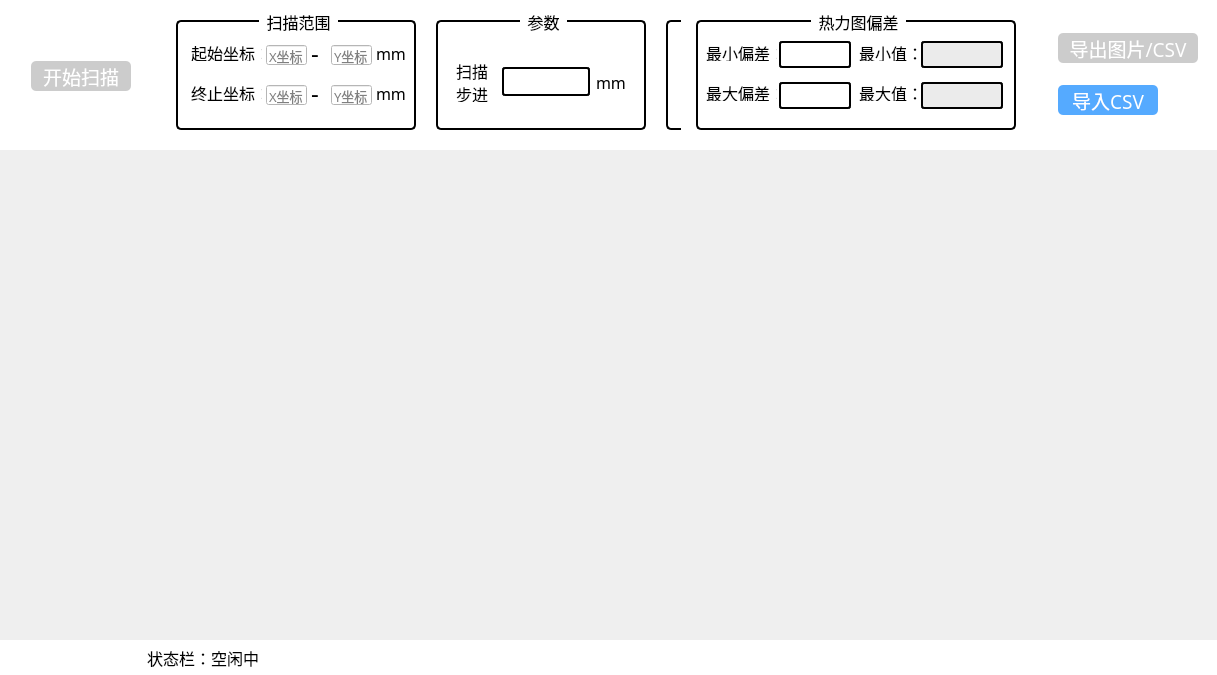
<?xml version="1.0" encoding="UTF-8"?>
<ui version="4.0">
 <class>TestPageClass</class>
 <widget class="QWidget" name="TestPageClass">
  <property name="geometry">
   <rect>
    <x>0</x>
    <y>0</y>
    <width>1217</width>
    <height>675</height>
   </rect>
  </property>
  <property name="windowTitle">
   <string>TestPage</string>
  </property>
  <layout class="QHBoxLayout" name="horizontalLayout">
   <property name="leftMargin">
    <number>0</number>
   </property>
   <property name="topMargin">
    <number>0</number>
   </property>
   <property name="rightMargin">
    <number>0</number>
   </property>
   <property name="bottomMargin">
    <number>0</number>
   </property>
   <item>
    <widget class="QWidget" name="widget" native="true">
     <layout class="QVBoxLayout" name="verticalLayout">
      <property name="spacing">
       <number>0</number>
      </property>
      <property name="leftMargin">
       <number>0</number>
      </property>
      <property name="topMargin">
       <number>0</number>
      </property>
      <property name="rightMargin">
       <number>0</number>
      </property>
      <property name="bottomMargin">
       <number>0</number>
      </property>
      <item>
       <widget class="QWidget" name="widget_2" native="true">
        <property name="minimumSize">
         <size>
          <width>0</width>
          <height>100</height>
         </size>
        </property>
        <property name="maximumSize">
         <size>
          <width>16777215</width>
          <height>150</height>
         </size>
        </property>
        <property name="styleSheet">
         <string notr="true">background-color: rgb(255, 255, 255);</string>
        </property>
        <layout class="QHBoxLayout" name="horizontalLayout_3">
         <property name="spacing">
          <number>10</number>
         </property>
         <property name="rightMargin">
          <number>9</number>
         </property>
         <item>
          <widget class="QWidget" name="widget_6" native="true">
           <property name="minimumSize">
            <size>
             <width>150</width>
             <height>0</height>
            </size>
           </property>
           <property name="maximumSize">
            <size>
             <width>150</width>
             <height>16777215</height>
            </size>
           </property>
           <widget class="QPushButton" name="btnScanStart">
            <property name="enabled">
             <bool>false</bool>
            </property>
            <property name="geometry">
             <rect>
              <x>20</x>
              <y>50</y>
              <width>100</width>
              <height>30</height>
             </rect>
            </property>
            <property name="minimumSize">
             <size>
              <width>0</width>
              <height>30</height>
             </size>
            </property>
            <property name="maximumSize">
             <size>
              <width>100</width>
              <height>30</height>
             </size>
            </property>
            <property name="font">
             <font>
              <family>微软雅黑</family>
              <pointsize>14</pointsize>
             </font>
            </property>
            <property name="cursor">
             <cursorShape>PointingHandCursor</cursorShape>
            </property>
            <property name="styleSheet">
             <string notr="true">




QPushButton {
    background-color: rgb(85, 170, 255);
    border-radius:5px;
 	color: rgb(255, 255, 255);
}

QPushButton:disabled {
    background-color: #CCCCCC; /* 置灰颜色 */
    border-radius:5px;
 	color: rgb(255, 255, 255);
}</string>
            </property>
            <property name="text">
             <string>开始扫描</string>
            </property>
           </widget>
          </widget>
         </item>
         <item>
          <widget class="QGroupBox" name="groupBoxX">
           <property name="minimumSize">
            <size>
             <width>250</width>
             <height>120</height>
            </size>
           </property>
           <property name="maximumSize">
            <size>
             <width>250</width>
             <height>120</height>
            </size>
           </property>
           <property name="font">
            <font>
             <family>微软雅黑</family>
             <pointsize>12</pointsize>
            </font>
           </property>
           <property name="layoutDirection">
            <enum>Qt::LeftToRight</enum>
           </property>
           <property name="styleSheet">
            <string notr="true">#groupBoxX{border:2px solid rgb(0, 0, 0);
border-radius:5px;margin:5px;}
#groupBoxX::title {
    subcontrol-origin: margin;
    subcontrol-position: top center; /* 默认居中 */
    margin-top: -10px; /* 关键：将标题本身上移10像素 */
    padding: 0 5px;
}</string>
           </property>
           <property name="title">
            <string>扫描范围</string>
           </property>
           <property name="alignment">
            <set>Qt::AlignHCenter|Qt::AlignTop</set>
           </property>
           <widget class="QLabel" name="label">
            <property name="geometry">
             <rect>
              <x>20</x>
              <y>30</y>
              <width>71</width>
              <height>16</height>
             </rect>
            </property>
            <property name="font">
             <font>
              <family>微软雅黑</family>
              <pointsize>12</pointsize>
             </font>
            </property>
            <property name="text">
             <string>起始坐标：</string>
            </property>
           </widget>
           <widget class="QLabel" name="label_2">
            <property name="geometry">
             <rect>
              <x>20</x>
              <y>70</y>
              <width>71</width>
              <height>16</height>
             </rect>
            </property>
            <property name="font">
             <font>
              <family>微软雅黑</family>
              <pointsize>12</pointsize>
             </font>
            </property>
            <property name="text">
             <string>终止坐标：</string>
            </property>
           </widget>
           <widget class="QLineEdit" name="lineEdit_start_X">
            <property name="geometry">
             <rect>
              <x>95</x>
              <y>30</y>
              <width>41</width>
              <height>20</height>
             </rect>
            </property>
            <property name="font">
             <font>
              <family>微软雅黑</family>
              <pointsize>10</pointsize>
             </font>
            </property>
            <property name="placeholderText">
             <string extracomment="X坐标">X坐标</string>
            </property>
           </widget>
           <widget class="QLabel" name="label_3">
            <property name="geometry">
             <rect>
              <x>140</x>
              <y>30</y>
              <width>16</width>
              <height>16</height>
             </rect>
            </property>
            <property name="font">
             <font>
              <family>微软雅黑</family>
              <pointsize>18</pointsize>
             </font>
            </property>
            <property name="text">
             <string>-</string>
            </property>
           </widget>
           <widget class="QLineEdit" name="lineEdit_start_Y">
            <property name="geometry">
             <rect>
              <x>160</x>
              <y>30</y>
              <width>41</width>
              <height>20</height>
             </rect>
            </property>
            <property name="font">
             <font>
              <family>微软雅黑</family>
              <pointsize>10</pointsize>
             </font>
            </property>
            <property name="inputMask">
             <string/>
            </property>
            <property name="placeholderText">
             <string>Y坐标</string>
            </property>
           </widget>
           <widget class="QLineEdit" name="lineEdit_end_X">
            <property name="geometry">
             <rect>
              <x>95</x>
              <y>70</y>
              <width>41</width>
              <height>20</height>
             </rect>
            </property>
            <property name="font">
             <font>
              <family>微软雅黑</family>
              <pointsize>10</pointsize>
             </font>
            </property>
            <property name="placeholderText">
             <string>X坐标</string>
            </property>
           </widget>
           <widget class="QLineEdit" name="lineEdit_end_Y">
            <property name="geometry">
             <rect>
              <x>160</x>
              <y>70</y>
              <width>41</width>
              <height>20</height>
             </rect>
            </property>
            <property name="font">
             <font>
              <family>微软雅黑</family>
              <pointsize>10</pointsize>
             </font>
            </property>
            <property name="placeholderText">
             <string>Y坐标</string>
            </property>
           </widget>
           <widget class="QLabel" name="label_4">
            <property name="geometry">
             <rect>
              <x>140</x>
              <y>70</y>
              <width>16</width>
              <height>16</height>
             </rect>
            </property>
            <property name="font">
             <font>
              <family>微软雅黑</family>
              <pointsize>18</pointsize>
             </font>
            </property>
            <property name="text">
             <string>-</string>
            </property>
           </widget>
           <widget class="QLabel" name="label_11">
            <property name="geometry">
             <rect>
              <x>205</x>
              <y>30</y>
              <width>31</width>
              <height>16</height>
             </rect>
            </property>
            <property name="font">
             <font>
              <family>微软雅黑</family>
              <pointsize>12</pointsize>
             </font>
            </property>
            <property name="text">
             <string>mm</string>
            </property>
           </widget>
           <widget class="QLabel" name="label_12">
            <property name="geometry">
             <rect>
              <x>205</x>
              <y>70</y>
              <width>31</width>
              <height>16</height>
             </rect>
            </property>
            <property name="font">
             <font>
              <family>微软雅黑</family>
              <pointsize>12</pointsize>
             </font>
            </property>
            <property name="text">
             <string>mm</string>
            </property>
           </widget>
          </widget>
         </item>
         <item>
          <widget class="QGroupBox" name="groupBoxCY">
           <property name="maximumSize">
            <size>
             <width>220</width>
             <height>120</height>
            </size>
           </property>
           <property name="font">
            <font>
             <family>微软雅黑</family>
             <pointsize>12</pointsize>
            </font>
           </property>
           <property name="styleSheet">
            <string notr="true">#groupBoxCY{border:2px solid rgb(0, 0, 0);
border-radius:5px;margin:5px;}
#groupBoxCY::title {
    subcontrol-origin: margin;
    subcontrol-position: top center; /* 默认居中 */
    margin-top: -10px; /* 关键：将标题本身上移10像素 */
    padding: 0 5px;
}</string>
           </property>
           <property name="title">
            <string>参数</string>
           </property>
           <layout class="QVBoxLayout" name="verticalLayout_3">
            <property name="spacing">
             <number>0</number>
            </property>
            <property name="topMargin">
             <number>0</number>
            </property>
            <item>
             <widget class="QWidget" name="widget_4" native="true">
              <property name="maximumSize">
               <size>
                <width>200</width>
                <height>50</height>
               </size>
              </property>
              <layout class="QHBoxLayout" name="horizontalLayout_2">
               <property name="spacing">
                <number>6</number>
               </property>
               <property name="topMargin">
                <number>0</number>
               </property>
               <property name="bottomMargin">
                <number>0</number>
               </property>
               <item>
                <widget class="QLabel" name="label_5">
                 <property name="minimumSize">
                  <size>
                   <width>40</width>
                   <height>40</height>
                  </size>
                 </property>
                 <property name="maximumSize">
                  <size>
                   <width>40</width>
                   <height>40</height>
                  </size>
                 </property>
                 <property name="font">
                  <font>
                   <family>微软雅黑</family>
                   <pointsize>12</pointsize>
                  </font>
                 </property>
                 <property name="text">
                  <string>扫描步进</string>
                 </property>
                 <property name="wordWrap">
                  <bool>true</bool>
                 </property>
                </widget>
               </item>
               <item>
                <widget class="QLineEdit" name="lineEdit_scanStep">
                 <property name="minimumSize">
                  <size>
                   <width>50</width>
                   <height>0</height>
                  </size>
                 </property>
                 <property name="maximumSize">
                  <size>
                   <width>100</width>
                   <height>16777215</height>
                  </size>
                 </property>
                 <property name="font">
                  <font>
                   <family>微软雅黑</family>
                   <pointsize>12</pointsize>
                  </font>
                 </property>
                 <property name="styleSheet">
                  <string notr="true">border:2px solid rgb(0, 0, 0);
border-radius:3px;</string>
                 </property>
                </widget>
               </item>
               <item>
                <widget class="QLabel" name="label_6">
                 <property name="font">
                  <font>
                   <family>微软雅黑</family>
                   <pointsize>12</pointsize>
                  </font>
                 </property>
                 <property name="text">
                  <string>mm</string>
                 </property>
                 <property name="wordWrap">
                  <bool>true</bool>
                 </property>
                </widget>
               </item>
              </layout>
             </widget>
            </item>
           </layout>
          </widget>
         </item>
         <item>
          <widget class="QWidget" name="widget_5" native="true">
           <property name="maximumSize">
            <size>
             <width>20</width>
             <height>16777215</height>
            </size>
           </property>
           <layout class="QHBoxLayout" name="horizontalLayout_4">
            <property name="spacing">
             <number>0</number>
            </property>
            <property name="leftMargin">
             <number>0</number>
            </property>
            <property name="topMargin">
             <number>0</number>
            </property>
            <property name="rightMargin">
             <number>0</number>
            </property>
            <property name="bottomMargin">
             <number>0</number>
            </property>
            <item>
             <widget class="QGroupBox" name="groupBoxX_2">
              <property name="minimumSize">
               <size>
                <width>150</width>
                <height>120</height>
               </size>
              </property>
              <property name="maximumSize">
               <size>
                <width>150</width>
                <height>120</height>
               </size>
              </property>
              <property name="font">
               <font>
                <family>微软雅黑</family>
                <pointsize>12</pointsize>
               </font>
              </property>
              <property name="layoutDirection">
               <enum>Qt::LeftToRight</enum>
              </property>
              <property name="styleSheet">
               <string notr="true">#groupBoxX_2{border:2px solid rgb(0, 0, 0);
border-radius:5px;margin:5px;}
#groupBoxX_2::title {
    subcontrol-origin: margin;
    subcontrol-position: top center; /* 默认居中 */
    margin-top: -10px; /* 关键：将标题本身上移10像素 */
    padding: 0 5px;
}</string>
              </property>
              <property name="title">
               <string>灰度图设置</string>
              </property>
              <property name="alignment">
               <set>Qt::AlignHCenter|Qt::AlignTop</set>
              </property>
              <widget class="QLabel" name="label_8">
               <property name="geometry">
                <rect>
                 <x>20</x>
                 <y>30</y>
                 <width>71</width>
                 <height>16</height>
                </rect>
               </property>
               <property name="font">
                <font>
                 <family>微软雅黑</family>
                 <pointsize>12</pointsize>
                </font>
               </property>
               <property name="text">
                <string>深颜色：</string>
               </property>
              </widget>
              <widget class="QLabel" name="label_9">
               <property name="geometry">
                <rect>
                 <x>20</x>
                 <y>70</y>
                 <width>71</width>
                 <height>16</height>
                </rect>
               </property>
               <property name="font">
                <font>
                 <family>微软雅黑</family>
                 <pointsize>12</pointsize>
                </font>
               </property>
               <property name="text">
                <string>浅颜色：</string>
               </property>
              </widget>
              <widget class="QPushButton" name="m_darkColorButton">
               <property name="geometry">
                <rect>
                 <x>90</x>
                 <y>30</y>
                 <width>31</width>
                 <height>23</height>
                </rect>
               </property>
               <property name="text">
                <string/>
               </property>
              </widget>
              <widget class="QPushButton" name="m_lightColorButton">
               <property name="geometry">
                <rect>
                 <x>90</x>
                 <y>70</y>
                 <width>31</width>
                 <height>23</height>
                </rect>
               </property>
               <property name="text">
                <string/>
               </property>
              </widget>
             </widget>
            </item>
           </layout>
          </widget>
         </item>
         <item>
          <widget class="QWidget" name="widget_10" native="true">
           <property name="minimumSize">
            <size>
             <width>180</width>
             <height>0</height>
            </size>
           </property>
           <property name="maximumSize">
            <size>
             <width>16777215</width>
             <height>16777215</height>
            </size>
           </property>
           <layout class="QVBoxLayout" name="verticalLayout_4">
            <property name="spacing">
             <number>0</number>
            </property>
            <property name="leftMargin">
             <number>0</number>
            </property>
            <property name="topMargin">
             <number>0</number>
            </property>
            <property name="rightMargin">
             <number>0</number>
            </property>
            <property name="bottomMargin">
             <number>0</number>
            </property>
            <item>
             <widget class="QGroupBox" name="groupBoxX_3">
              <property name="minimumSize">
               <size>
                <width>330</width>
                <height>120</height>
               </size>
              </property>
              <property name="maximumSize">
               <size>
                <width>330</width>
                <height>120</height>
               </size>
              </property>
              <property name="font">
               <font>
                <family>微软雅黑</family>
                <pointsize>12</pointsize>
               </font>
              </property>
              <property name="layoutDirection">
               <enum>Qt::LeftToRight</enum>
              </property>
              <property name="styleSheet">
               <string notr="true">#groupBoxX_3{border:2px solid rgb(0, 0, 0);
border-radius:5px;margin:5px;}
#groupBoxX_3::title {
    subcontrol-origin: margin;
    subcontrol-position: top center; /* 默认居中 */
    margin-top: -10px; /* 关键：将标题本身上移10像素 */
    padding: 0 5px;
}</string>
              </property>
              <property name="title">
               <string>热力图偏差</string>
              </property>
              <property name="alignment">
               <set>Qt::AlignHCenter|Qt::AlignTop</set>
              </property>
              <widget class="QLabel" name="label_10">
               <property name="geometry">
                <rect>
                 <x>15</x>
                 <y>30</y>
                 <width>71</width>
                 <height>16</height>
                </rect>
               </property>
               <property name="font">
                <font>
                 <family>微软雅黑</family>
                 <pointsize>12</pointsize>
                </font>
               </property>
               <property name="text">
                <string>最小偏差：</string>
               </property>
              </widget>
              <widget class="QLabel" name="label_13">
               <property name="geometry">
                <rect>
                 <x>15</x>
                 <y>70</y>
                 <width>71</width>
                 <height>16</height>
                </rect>
               </property>
               <property name="font">
                <font>
                 <family>微软雅黑</family>
                 <pointsize>12</pointsize>
                </font>
               </property>
               <property name="text">
                <string>最大偏差：</string>
               </property>
              </widget>
              <widget class="QLabel" name="label_heatmapMinValue">
               <property name="geometry">
                <rect>
                 <x>168</x>
                 <y>30</y>
                 <width>61</width>
                 <height>16</height>
                </rect>
               </property>
               <property name="font">
                <font>
                 <family>微软雅黑</family>
                 <pointsize>12</pointsize>
                </font>
               </property>
               <property name="text">
                <string>最小值：</string>
               </property>
              </widget>
              <widget class="QLabel" name="label_heatmapMaxValue">
               <property name="geometry">
                <rect>
                 <x>168</x>
                 <y>70</y>
                 <width>61</width>
                 <height>16</height>
                </rect>
               </property>
               <property name="font">
                <font>
                 <family>微软雅黑</family>
                 <pointsize>12</pointsize>
                </font>
               </property>
               <property name="text">
                <string>最大值：</string>
               </property>
              </widget>
              <widget class="QLineEdit" name="lineEdit_minCount">
               <property name="geometry">
                <rect>
                 <x>88</x>
                 <y>26</y>
                 <width>72</width>
                 <height>27</height>
                </rect>
               </property>
               <property name="font">
                <font>
                 <family>微软雅黑</family>
                 <pointsize>10</pointsize>
                </font>
               </property>
               <property name="styleSheet">
                <string notr="true">border:2px solid rgb(0, 0, 0);
border-radius:3px;</string>
               </property>
              </widget>
              <widget class="QLineEdit" name="lineEdit_maxCount">
               <property name="geometry">
                <rect>
                 <x>88</x>
                 <y>67</y>
                 <width>72</width>
                 <height>27</height>
                </rect>
               </property>
               <property name="font">
                <font>
                 <family>微软雅黑</family>
                 <pointsize>10</pointsize>
                </font>
               </property>
               <property name="styleSheet">
                <string notr="true">border:2px solid rgb(0, 0, 0);
border-radius:3px;</string>
               </property>
              </widget>
              <widget class="QLineEdit" name="lineEdit_heatmapMinValue">
               <property name="geometry">
                <rect>
                 <x>230</x>
                 <y>26</y>
                 <width>82</width>
                 <height>27</height>
                </rect>
               </property>
               <property name="font">
                <font>
                 <family>微软雅黑</family>
                 <pointsize>10</pointsize>
                </font>
               </property>
               <property name="styleSheet">
                <string notr="true">border:2px solid rgb(0, 0, 0);
border-radius:3px;background-color: rgb(235, 235, 235);</string>
               </property>
               <property name="readOnly">
                <bool>true</bool>
               </property>
              </widget>
              <widget class="QLineEdit" name="lineEdit_heatmapMaxValue">
               <property name="geometry">
                <rect>
                 <x>230</x>
                 <y>67</y>
                 <width>82</width>
                 <height>27</height>
                </rect>
               </property>
               <property name="font">
                <font>
                 <family>微软雅黑</family>
                 <pointsize>10</pointsize>
                </font>
               </property>
               <property name="styleSheet">
                <string notr="true">border:2px solid rgb(0, 0, 0);
border-radius:3px;background-color: rgb(235, 235, 235);</string>
               </property>
               <property name="readOnly">
                <bool>true</bool>
               </property>
              </widget>
             </widget>
            </item>
           </layout>
          </widget>
         </item>
         <item>
          <widget class="QWidget" name="widget_3" native="true">
           <property name="minimumSize">
            <size>
             <width>150</width>
             <height>0</height>
            </size>
           </property>
           <property name="maximumSize">
            <size>
             <width>120</width>
             <height>16777215</height>
            </size>
           </property>
           <layout class="QVBoxLayout" name="verticalLayout_2">
            <property name="spacing">
             <number>0</number>
            </property>
            <property name="leftMargin">
             <number>0</number>
            </property>
            <property name="topMargin">
             <number>0</number>
            </property>
            <property name="rightMargin">
             <number>0</number>
            </property>
            <property name="bottomMargin">
             <number>0</number>
            </property>
            <item>
             <widget class="QPushButton" name="btnImg">
              <property name="enabled">
               <bool>false</bool>
              </property>
              <property name="minimumSize">
               <size>
                <width>140</width>
                <height>30</height>
               </size>
              </property>
              <property name="maximumSize">
               <size>
                <width>100</width>
                <height>30</height>
               </size>
              </property>
              <property name="font">
               <font>
                <family>微软雅黑</family>
                <pointsize>14</pointsize>
               </font>
              </property>
              <property name="cursor">
               <cursorShape>PointingHandCursor</cursorShape>
              </property>
              <property name="styleSheet">
               <string notr="true">QPushButton {
    background-color: rgb(85, 170, 255);
    border-radius:5px;
 	color: rgb(255, 255, 255);
}

QPushButton:disabled {
    background-color: #CCCCCC; /* 置灰颜色 */
    border-radius:5px;
 	color: rgb(255, 255, 255);
}</string>
              </property>
              <property name="text">
               <string>导出图片/CSV</string>
              </property>
             </widget>
            </item>
            <item>
             <widget class="QPushButton" name="btnImportCSV">
              <property name="minimumSize">
               <size>
                <width>100</width>
                <height>30</height>
               </size>
              </property>
              <property name="maximumSize">
               <size>
                <width>100</width>
                <height>30</height>
               </size>
              </property>
              <property name="font">
               <font>
                <family>微软雅黑</family>
                <pointsize>14</pointsize>
               </font>
              </property>
              <property name="cursor">
               <cursorShape>PointingHandCursor</cursorShape>
              </property>
              <property name="styleSheet">
               <string notr="true">border-radius:5px;
color: rgb(255, 255, 255);
background-color: rgb(85, 170, 255);</string>
              </property>
              <property name="text">
               <string>导入CSV</string>
              </property>
             </widget>
            </item>
           </layout>
          </widget>
         </item>
        </layout>
       </widget>
      </item>
      <item>
       <widget class="QWidget" name="widget_charts" native="true">
        <layout class="QHBoxLayout" name="hLayout_charts1">
         <property name="spacing">
          <number>0</number>
         </property>
         <property name="leftMargin">
          <number>0</number>
         </property>
         <property name="topMargin">
          <number>0</number>
         </property>
         <property name="rightMargin">
          <number>0</number>
         </property>
         <property name="bottomMargin">
          <number>0</number>
         </property>
         <item>
          <widget class="QWidget" name="widget_7" native="true">
           <layout class="QHBoxLayout" name="hLayout_charts">
            <property name="leftMargin">
             <number>0</number>
            </property>
            <property name="topMargin">
             <number>0</number>
            </property>
            <property name="rightMargin">
             <number>0</number>
            </property>
            <property name="bottomMargin">
             <number>0</number>
            </property>
           </layout>
          </widget>
         </item>
         <item>
          <widget class="QWidget" name="widget_8" native="true">
           <property name="maximumSize">
            <size>
             <width>350</width>
             <height>16777215</height>
            </size>
           </property>
           <layout class="QHBoxLayout" name="hLayout_map">
            <property name="leftMargin">
             <number>0</number>
            </property>
            <property name="topMargin">
             <number>0</number>
            </property>
            <property name="rightMargin">
             <number>0</number>
            </property>
            <property name="bottomMargin">
             <number>0</number>
            </property>
           </layout>
          </widget>
         </item>
        </layout>
       </widget>
      </item>
      <item>
       <widget class="QWidget" name="widget_9" native="true">
        <property name="maximumSize">
         <size>
          <width>16777215</width>
          <height>35</height>
         </size>
        </property>
        <layout class="QHBoxLayout" name="horizontalLayout_6">
         <property name="spacing">
          <number>0</number>
         </property>
         <property name="leftMargin">
          <number>0</number>
         </property>
         <property name="topMargin">
          <number>0</number>
         </property>
         <property name="rightMargin">
          <number>0</number>
         </property>
         <property name="bottomMargin">
          <number>0</number>
         </property>
         <item>
          <widget class="QLabel" name="label_status">
           <property name="minimumSize">
            <size>
             <width>0</width>
             <height>35</height>
            </size>
           </property>
           <property name="maximumSize">
            <size>
             <width>16777215</width>
             <height>35</height>
            </size>
           </property>
           <property name="font">
            <font>
             <family>微软雅黑</family>
             <pointsize>12</pointsize>
            </font>
           </property>
           <property name="styleSheet">
            <string notr="true">background-color: rgb(255, 255, 255);</string>
           </property>
           <property name="text">
            <string>状态栏：空闲中</string>
           </property>
           <property name="alignment">
            <set>Qt::AlignCenter</set>
           </property>
          </widget>
         </item>
         <item>
          <widget class="QLabel" name="label_tip">
           <property name="minimumSize">
            <size>
             <width>0</width>
             <height>35</height>
            </size>
           </property>
           <property name="maximumSize">
            <size>
             <width>16777215</width>
             <height>35</height>
            </size>
           </property>
           <property name="font">
            <font>
             <family>微软雅黑</family>
             <pointsize>12</pointsize>
            </font>
           </property>
           <property name="styleSheet">
            <string notr="true">background-color: rgb(255, 255, 255);</string>
           </property>
           <property name="text">
            <string/>
           </property>
           <property name="alignment">
            <set>Qt::AlignCenter</set>
           </property>
          </widget>
         </item>
         <item>
          <widget class="QLabel" name="label_tipHeart">
           <property name="font">
            <font>
             <family>微软雅黑</family>
             <pointsize>12</pointsize>
            </font>
           </property>
           <property name="styleSheet">
            <string notr="true">background-color: rgb(255, 255, 255);</string>
           </property>
           <property name="text">
            <string/>
           </property>
           <property name="alignment">
            <set>Qt::AlignRight|Qt::AlignTrailing|Qt::AlignVCenter</set>
           </property>
           <property name="margin">
            <number>0</number>
           </property>
          </widget>
         </item>
        </layout>
       </widget>
      </item>
     </layout>
    </widget>
   </item>
  </layout>
 </widget>
 <layoutdefault spacing="6" margin="11"/>
 <resources/>
 <connections/>
</ui>
